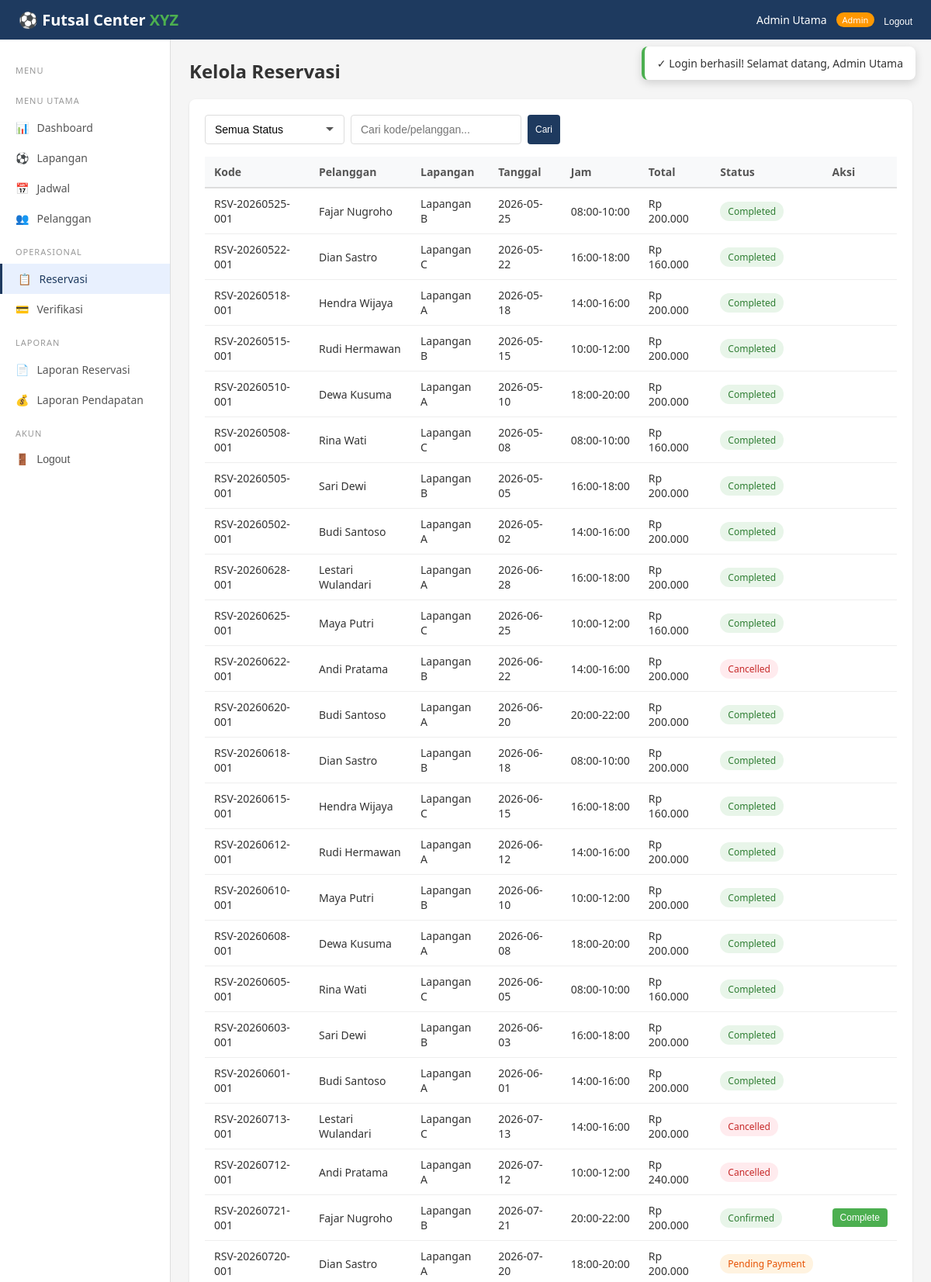
/admin/reservasi.php (signed in, upper part), run on the app's committed database.
### tables this page shows
CREATE TABLE users (
    id            INT AUTO_INCREMENT PRIMARY KEY,
    nama          VARCHAR(100)   NOT NULL,
    email         VARCHAR(100)   NOT NULL UNIQUE,
    password      VARCHAR(255)   NOT NULL,
    telepon       VARCHAR(20)    NOT NULL,
    alamat        TEXT           NULL,
    role          ENUM('pelanggan','admin','pemilik') NOT NULL DEFAULT 'pelanggan',
    status        ENUM('active','inactive') NOT NULL DEFAULT 'active',
    created_at    DATETIME       NOT NULL DEFAULT CURRENT_TIMESTAMP,
    updated_at    DATETIME       NOT NULL DEFAULT CURRENT_TIMESTAMP ON UPDATE CURRENT_TIMESTAMP,
    INDEX idx_email (email),
    INDEX idx_role  (role)
);

CREATE TABLE reservasi (
    id              INT AUTO_INCREMENT PRIMARY KEY,
    kode            VARCHAR(30)    NOT NULL UNIQUE,
    pelanggan_id    INT            NOT NULL,
    lapangan_id     INT            NOT NULL,
    tanggal         DATE           NOT NULL,
    jam_mulai       TIME           NOT NULL,
    jam_selesai     TIME           NOT NULL,
    durasi          INT            NOT NULL DEFAULT 1,
    total_biaya     INT            NOT NULL,
    catatan         TEXT           NULL,
    status          ENUM('pending_payment','waiting_verification','confirmed','completed','cancelled') NOT NULL DEFAULT 'pending_payment',
    created_at      DATETIME       NOT NULL DEFAULT CURRENT_TIMESTAMP,
    updated_at      DATETIME       NOT NULL DEFAULT CURRENT_TIMESTAMP ON UPDATE CURRENT_TIMESTAMP,
    FOREIGN KEY (pelanggan_id) REFERENCES users(id) ON DELETE RESTRICT,
    FOREIGN KEY (lapangan_id)  REFERENCES lapangan(id) ON DELETE RESTRICT,
    INDEX idx_kode (kode),
    INDEX idx_tanggal (tanggal),
    INDEX idx_status (status)
);

CREATE TABLE lapangan (
    id              INT AUTO_INCREMENT PRIMARY KEY,
    nama            VARCHAR(50)    NOT NULL,
    deskripsi       VARCHAR(255)   NOT NULL,
    tipe            ENUM('indoor','outdoor') NOT NULL DEFAULT 'indoor',
    tarif_weekday   INT            NOT NULL,
    tarif_weekend   INT            NOT NULL,
    status          ENUM('aktif','nonaktif') NOT NULL DEFAULT 'aktif',
    created_at      DATETIME       NOT NULL DEFAULT CURRENT_TIMESTAMP,
    updated_at      DATETIME       NOT NULL DEFAULT CURRENT_TIMESTAMP ON UPDATE CURRENT_TIMESTAMP
);

### admin/reservasi.php (the view, shortened to what this page needs)
<?php
require_once __DIR__ . '/../includes/layout.php';
renderLayout('admin', 'reservasi', function() {
    $pdo = db();
    $search = $_GET['search'] ?? '';
    $where = [];
    $params = [];
    $whereClause = $where ? 'WHERE ' . implode(' AND ', $where) : '';
    $stmt = $pdo->prepare("
        SELECT r.*, l.nama AS lapangan_nama, u.nama AS pelanggan_nama
        FROM reservasi r JOIN lapangan l ON r.lapangan_id = l.id JOIN users u ON r.pelanggan_id = u.id
        $whereClause ORDER BY r.id DESC
    ");
    $stmt->execute($params);
    $list = $stmt->fetchAll();
    ?>
    <h2 style="margin-bottom:20px;">Kelola Reservasi</h2>
    <div class="card">
        <form method="GET" style="display:flex; gap:8px; margin-bottom:16px; flex-wrap:wrap;">
            <select name="status" class="form-control" style="width:180px;" onchange="this.form.submit()">
                <option value="">Semua Status</option>
            </select>
            <input type="text" name="search" class="form-control" placeholder="Cari kode/pelanggan..." style="width:220px;" value="<?php echo sanitize($search); ?>">
            <button type="submit" class="btn btn-primary btn-sm">Cari</button>
        </form>
        <div class="table-container"><table>
            <tr><th>Kode</th><th>Pelanggan</th><th>Lapangan</th><th>Tanggal</th><th>Jam</th><th>Total</th><th>Status</th><th>Aksi</th></tr>
            <?php foreach ($list as $r): ?>
            <tr>
                <td><?php echo $r['kode']; ?></td>
                <td><?php echo sanitize($r['pelanggan_nama']); ?></td>
                <td><?php echo sanitize($r['lapangan_nama']); ?></td>
                <td><?php echo $r['tanggal']; ?></td>
                <td><?php echo substr($r['jam_mulai'],0,5); ?>-<?php echo substr($r['jam_selesai'],0,5); ?></td>
                <td><?php echo formatRupiah($r['total_biaya']); ?></td>
                <td><?php echo statusBadge($r['status']); ?></td>
                <td>
                    <?php if ($r['status'] === 'confirmed'): ?>
                        <form method="POST" action="../proses.php" style="display:inline;">
                            <button type="submit" class="btn btn-success btn-sm">Complete</button>
                        </form>
                    <?php endif; ?>
                </td>
            </tr>
            <?php endforeach; ?>
        </table></div>
    </div>
    <?php
});

### includes/layout.php (shortened to what this page needs)
<?php
require_once __DIR__ . '/../config.php';
function renderLayout($role, $activePage, $contentFn) {
    $user = currentUser();
    $navLinks = '';
    $sidebarItems = [];
    if ($role === 'pelanggan') {
        $navLinks = '
            <a href="pelanggan/jadwal.php">Jadwal</a>
            <a href="pelanggan/reservasi.php">Reservasi Saya</a>
            <div class="nav-user">
                <span class="user-name">' . sanitize($user['nama']) . '</span>
                <span class="user-role">Pelanggan</span>
                <form method="POST" action="proses.php" style="display:inline;">
                    <input type="hidden" name="action" value="logout">
                    <button type="submit" style="background:none;border:none;color:white;font-size:12px;cursor:pointer;">Logout</button>
                </form>
            </div>';
        $sidebarItems = [
            ['page'=>'dashboard', 'icon'=>'&#128202;', 'label'=>'Dashboard', 'href'=>'pelanggan/dashboard.php'],
            ['page'=>'jadwal', 'icon'=>'&#128197;', 'label'=>'Jadwal', 'href'=>'pelanggan/jadwal.php'],
            ['page'=>'reservasi', 'icon'=>'&#128203;', 'label'=>'Reservasi Saya', 'href'=>'pelanggan/reservasi.php'],
            ['page'=>'profil', 'icon'=>'&#128100;', 'label'=>'Profil', 'href'=>'pelanggan/profil.php'],
        ];
    } elseif ($role === 'admin') {
        $navLinks = '
            <div class="nav-user">
                <span class="user-name">' . sanitize($user['nama']) . '</span>
                <span class="user-role" style="background:#FF9800;">Admin</span>
                <form method="POST" action="proses.php" style="display:inline;">
                    <input type="hidden" name="action" value="logout">
                    <button type="submit" style="background:none;border:none;color:white;font-size:12px;cursor:pointer;">Logout</button>
                </form>
            </div>';
        $sidebarItems = [
            ['section'=>'Menu Utama'],
            ['page'=>'dashboard', 'icon'=>'&#128202;', 'label'=>'Dashboard', 'href'=>'admin/dashboard.php'],
            ['page'=>'lapangan', 'icon'=>'&#9917;', 'label'=>'Lapangan', 'href'=>'admin/lapangan.php'],
            ['page'=>'jadwal', 'icon'=>'&#128197;', 'label'=>'Jadwal', 'href'=>'admin/jadwal.php'],
            ['page'=>'pelanggan', 'icon'=>'&#128101;', 'label'=>'Pelanggan', 'href'=>'admin/pelanggan.php'],
            ['section'=>'Operasional'],
            ['page'=>'reservasi', 'icon'=>'&#128203;', 'label'=>'Reservasi', 'href'=>'admin/reservasi.php'],
            ['page'=>'verifikasi', 'icon'=>'&#128179;', 'label'=>'Verifikasi', 'href'=>'admin/verifikasi.php'],
            ['section'=>'Laporan'],
            ['page'=>'laporan-reservasi', 'icon'=>'&#128196;', 'label'=>'Laporan Reservasi', 'href'=>'admin/laporan_reservasi.php'],
            ['page'=>'laporan-pendapatan', 'icon'=>'&#128176;', 'label'=>'Laporan Pendapatan', 'href'=>'admin/laporan_pendapatan.php'],
        ];
    }
    ?>
    <!DOCTYPE html>
    <html lang="id">
    <head>
        <link rel="stylesheet" href="styles.css">
    </head>
    <body>
    <div id="toast-container" class="toast-container">
        <?php $flash = getFlash(); if ($flash): ?>
            <div class="toast <?php echo $flash['type']; ?>">
                <?php echo ($flash['type']==='success'?'&#10003;':($flash['type']==='error'?'&#10007;':'&#8505;')); ?>
                <?php echo sanitize($flash['message']); ?>
            </div>
        <?php endif; ?>
    </div>
    <nav class="navbar">
        <div class="logo"><a href="index.php" style="color:white;text-decoration:none;">&#9917; Futsal Center <span>XYZ</span></a></div>
        <div class="nav-links"><?php echo $navLinks; ?></div>
    </nav>
    <div class="layout">
        <div class="sidebar">
            <div class="menu-section">Menu</div>
            <?php foreach ($sidebarItems as $item): ?>
                <?php if (isset($item['section'])): ?>
                    <div class="menu-section"><?php echo $item['section']; ?></div>
                <?php else: ?>
                    <div class="menu-item <?php echo ($activePage === $item['page']) ? 'active' : ''; ?>">
                        <a href="<?php echo $item['href']; ?>" style="text-decoration:none;color:inherit;display:flex;align-items:center;gap:10px;">
                            <span><?php echo $item['icon']; ?></span> <?php echo $item['label']; ?>
                        </a>
                    </div>
                <?php endif; ?>
            <?php endforeach; ?>
            <div class="menu-section">Akun</div>
            <div class="menu-item">
                <form method="POST" action="proses.php" style="display:inline;">
                    <button type="submit" style="background:none;border:none;cursor:pointer;font-size:14px;color:#555;display:flex;align-items:center;gap:10px;">
                        <span>&#128682;</span> Logout
                    </button>
                </form>
            </div>
        </div>
        <div class="main-content">
            <?php $contentFn(); ?>
        </div>
    </div>
    </body>
    </html>
    <?php
}

### config.php (shortened to what this page needs)
<?php
function db() {
    static $pdo = null;
    if ($pdo === null) {
        try {
            $pdo = new PDO(
                "mysql:host=" . DB_HOST . ";dbname=" . DB_NAME . ";charset=utf8mb4",
                DB_USER, DB_PASS,
                [PDO::ATTR_ERRMODE => PDO::ERRMODE_EXCEPTION,
                 PDO::ATTR_DEFAULT_FETCH_MODE => PDO::FETCH_ASSOC,
                 PDO::ATTR_EMULATE_PREPARES => false]
            );
        } catch (PDOException $e) {
            die("Koneksi database gagal. Pastikan MySQL berjalan dan database 'futsal_xyz' sudah diimport.<br>Error: " . $e->getMessage());
        }
    }
    return $pdo;
}
function isLoggedIn() {
    return isset($_SESSION['user_id']);
}
function currentUser() {
    $stmt = db()->prepare("SELECT * FROM users WHERE id = ?");
    $stmt->execute([$_SESSION['user_id']]);
    return $stmt->fetch();
}
function sanitize($str) {
    return htmlspecialchars(trim($str), ENT_QUOTES, 'UTF-8');
}
function formatRupiah($n) {
    return 'Rp ' . number_format($n, 0, ',', '.');
}
function statusBadge($status) {
    $map = [
        'pending_payment'      => ['badge-warning', 'Pending Payment'],
        'waiting_verification' => ['badge-info', 'Waiting Verification'],
        'confirmed'            => ['badge-success', 'Confirmed'],
        'completed'            => ['badge-success', 'Completed'],
        'cancelled'            => ['badge-danger', 'Cancelled'],
    ];
    [$cls, $label] = $map[$status] ?? ['badge-secondary', $status];
    return "<span class=\"badge {$cls}\">{$label}</span>";
}
function getFlash() {
    if (isset($_SESSION['flash'])) {
        $flash = $_SESSION['flash'];
        return $flash;
    }
    return null;
}

### styles.css (style rules this page uses)
* { margin: 0; padding: 0; box-sizing: border-box; }
body { font-family: 'Segoe UI', Tahoma, Geneva, Verdana, sans-serif; background: #f5f5f5; color: #333; }
.navbar { background: #1e3a5f; color: white; padding: 12px 24px; display: flex; justify-content: space-between; align-items: center; position: sticky; top: 0; z-index: 100; }
.navbar .logo { font-size: 20px; font-weight: bold; }
.navbar .logo span { color: #4CAF50; }
.nav-links { display: flex; gap: 20px; align-items: center; }
.nav-user { display: flex; align-items: center; gap: 12px; }
.nav-user .user-name { font-size: 14px; }
.nav-user .user-role { font-size: 11px; background: #4CAF50; padding: 2px 8px; border-radius: 10px; }
.layout { display: flex; min-height: calc(100vh - 50px); }
.sidebar { width: 220px; background: #fff; border-right: 1px solid #ddd; padding: 16px 0; }
.sidebar .menu-item { padding: 0; cursor: pointer; font-size: 14px; color: #555; transition: all 0.2s; }
.sidebar .menu-item a, .sidebar .menu-item button { padding: 10px 20px; width: 100%; text-align: left; }
.sidebar .menu-item.active { background: #e8f0fe; color: #1e3a5f; border-left: 3px solid #1e3a5f; }
.sidebar .menu-section { padding: 16px 20px 8px; font-size: 11px; text-transform: uppercase; color: #999; letter-spacing: 1px; }
.main-content { flex: 1; padding: 24px; }
.card { background: white; border-radius: 8px; padding: 20px; margin-bottom: 16px; box-shadow: 0 1px 3px rgba(0,0,0,0.1); }
.table-container { overflow-x: auto; }
table { width: 100%; border-collapse: collapse; font-size: 14px; }
th { background: #f8f9fa; padding: 10px 12px; text-align: left; font-weight: 600; color: #555; border-bottom: 2px solid #ddd; }
td { padding: 10px 12px; border-bottom: 1px solid #eee; }
.btn { padding: 8px 16px; border: none; border-radius: 4px; cursor: pointer; font-size: 13px; font-weight: 500; transition: all 0.2s; display: inline-flex; align-items: center; gap: 6px; text-decoration: none; }
.btn-primary { background: #1e3a5f; color: white; }
.btn-success { background: #4CAF50; color: white; }
.btn-sm { padding: 5px 10px; font-size: 12px; }
.badge { padding: 4px 10px; border-radius: 12px; font-size: 12px; font-weight: 500; display: inline-block; }
.badge-success { background: #e8f5e9; color: #2e7d32; }
.badge-warning { background: #fff3e0; color: #e65100; }
.badge-danger { background: #ffebee; color: #c62828; }
.form-control { width: 100%; padding: 10px 12px; border: 1px solid #ddd; border-radius: 4px; font-size: 14px; transition: border-color 0.2s; }
select.form-control { appearance: none; padding-right: 36px; }
.toast-container { position: fixed; top: 60px; right: 20px; z-index: 2000; }
.toast { background: white; border-radius: 8px; padding: 12px 16px; box-shadow: 0 4px 12px rgba(0,0,0,0.15); margin-bottom: 8px; display: flex; align-items: center; gap: 10px; font-size: 14px; animation: slideIn 0.3s ease; min-width: 280px; }
.toast.success { border-left: 4px solid #4CAF50; }

### data on the page
users: nama "Admin Utama"
reservasi: kode "RSV-20260525-001", pelanggan.nama "Fajar Nugroho", lapangan.nama "Lapangan B", tanggal "2026-05-25", jam_mulai "08:00", jam_selesai "10:00", total_biaya "Rp 200.000", label "Completed"
reservasi: kode "RSV-20260522-001", pelanggan.nama "Dian Sastro", lapangan.nama "Lapangan C", tanggal "2026-05-22", jam_mulai "16:00", jam_selesai "18:00", total_biaya "Rp 160.000", label "Completed"
reservasi: kode "RSV-20260518-001", pelanggan.nama "Hendra Wijaya", lapangan.nama "Lapangan A", tanggal "2026-05-18", jam_mulai "14:00", jam_selesai "16:00", total_biaya "Rp 200.000", label "Completed"
reservasi: kode "RSV-20260515-001", pelanggan.nama "Rudi Hermawan", lapangan.nama "Lapangan B", tanggal "2026-05-15", jam_mulai "10:00", jam_selesai "12:00", total_biaya "Rp 200.000", label "Completed"
reservasi: kode "RSV-20260510-001", pelanggan.nama "Dewa Kusuma", lapangan.nama "Lapangan A", tanggal "2026-05-10", jam_mulai "18:00", jam_selesai "20:00", total_biaya "Rp 200.000", label "Completed"
reservasi: kode "RSV-20260508-001", pelanggan.nama "Rina Wati", lapangan.nama "Lapangan C", tanggal "2026-05-08", jam_mulai "08:00", jam_selesai "10:00", total_biaya "Rp 160.000", label "Completed"
reservasi: kode "RSV-20260505-001", pelanggan.nama "Sari Dewi", lapangan.nama "Lapangan B", tanggal "2026-05-05", jam_mulai "16:00", jam_selesai "18:00", total_biaya "Rp 200.000", label "Completed"
reservasi: kode "RSV-20260502-001", pelanggan.nama "Budi Santoso", lapangan.nama "Lapangan A", tanggal "2026-05-02", jam_mulai "14:00", jam_selesai "16:00", total_biaya "Rp 200.000", label "Completed"
reservasi: kode "RSV-20260628-001", pelanggan.nama "Lestari Wulandari", lapangan.nama "Lapangan A", tanggal "2026-06-28", jam_mulai "16:00", jam_selesai "18:00", total_biaya "Rp 200.000", label "Completed"
reservasi: kode "RSV-20260625-001", pelanggan.nama "Maya Putri", lapangan.nama "Lapangan C", tanggal "2026-06-25", jam_mulai "10:00", jam_selesai "12:00", total_biaya "Rp 160.000", label "Completed"
reservasi: kode "RSV-20260622-001", pelanggan.nama "Andi Pratama", lapangan.nama "Lapangan B", tanggal "2026-06-22", jam_mulai "14:00", jam_selesai "16:00", total_biaya "Rp 200.000", label "Cancelled"
reservasi: kode "RSV-20260620-001", pelanggan.nama "Budi Santoso", lapangan.nama "Lapangan A", tanggal "2026-06-20", jam_mulai "20:00", jam_selesai "22:00", total_biaya "Rp 200.000", label "Completed"
reservasi: kode "RSV-20260618-001", pelanggan.nama "Dian Sastro", lapangan.nama "Lapangan B", tanggal "2026-06-18", jam_mulai "08:00", jam_selesai "10:00", total_biaya "Rp 200.000", label "Completed"
reservasi: kode "RSV-20260615-001", pelanggan.nama "Hendra Wijaya", lapangan.nama "Lapangan C", tanggal "2026-06-15", jam_mulai "16:00", jam_selesai "18:00", total_biaya "Rp 160.000", label "Completed"
reservasi: kode "RSV-20260612-001", pelanggan.nama "Rudi Hermawan", lapangan.nama "Lapangan A", tanggal "2026-06-12", jam_mulai "14:00", jam_selesai "16:00", total_biaya "Rp 200.000", label "Completed"
reservasi: kode "RSV-20260610-001", pelanggan.nama "Maya Putri", lapangan.nama "Lapangan B", tanggal "2026-06-10", jam_mulai "10:00", jam_selesai "12:00", total_biaya "Rp 200.000", label "Completed"
reservasi: kode "RSV-20260608-001", pelanggan.nama "Dewa Kusuma", lapangan.nama "Lapangan A", tanggal "2026-06-08", jam_mulai "18:00", jam_selesai "20:00", total_biaya "Rp 200.000", label "Completed"
reservasi: kode "RSV-20260605-001", pelanggan.nama "Rina Wati", lapangan.nama "Lapangan C", tanggal "2026-06-05", jam_mulai "08:00", jam_selesai "10:00", total_biaya "Rp 160.000", label "Completed"
reservasi: kode "RSV-20260603-001", pelanggan.nama "Sari Dewi", lapangan.nama "Lapangan B", tanggal "2026-06-03", jam_mulai "16:00", jam_selesai "18:00", total_biaya "Rp 200.000", label "Completed"
reservasi: kode "RSV-20260601-001", pelanggan.nama "Budi Santoso", lapangan.nama "Lapangan A", tanggal "2026-06-01", jam_mulai "14:00", jam_selesai "16:00", total_biaya "Rp 200.000", label "Completed"
reservasi: kode "RSV-20260713-001", pelanggan.nama "Lestari Wulandari", lapangan.nama "Lapangan C", tanggal "2026-07-13", jam_mulai "14:00", jam_selesai "16:00", total_biaya "Rp 200.000", label "Cancelled"
reservasi: kode "RSV-20260712-001", pelanggan.nama "Andi Pratama", lapangan.nama "Lapangan A", tanggal "2026-07-12", jam_mulai "10:00", jam_selesai "12:00", total_biaya "Rp 240.000", label "Cancelled"
reservasi: kode "RSV-20260721-001", pelanggan.nama "Fajar Nugroho", lapangan.nama "Lapangan B", tanggal "2026-07-21", jam_mulai "20:00", jam_selesai "22:00", total_biaya "Rp 200.000", label "Confirmed"
reservasi: kode "RSV-20260720-001", pelanggan.nama "Dian Sastro", lapangan.nama "Lapangan A", tanggal "2026-07-20", jam_mulai "18:00", jam_selesai "20:00", total_biaya "Rp 200.000", label "Pending Payment"

### other printed values
$flash['message'] "Login berhasil! Selamat datang, Admin Utama"
$item['section'] "MENU UTAMA"
$item['icon'] "📊"
$item['label'] "Dashboard"
$item['icon'] "⚽"
$item['label'] "Lapangan"
$item['icon'] "📅"
$item['label'] "Jadwal"
$item['icon'] "👥"
$item['label'] "Pelanggan"
$item['section'] "OPERASIONAL"
$item['icon'] "📋"
$item['label'] "Reservasi"
$item['icon'] "💳"
$item['label'] "Verifikasi"
